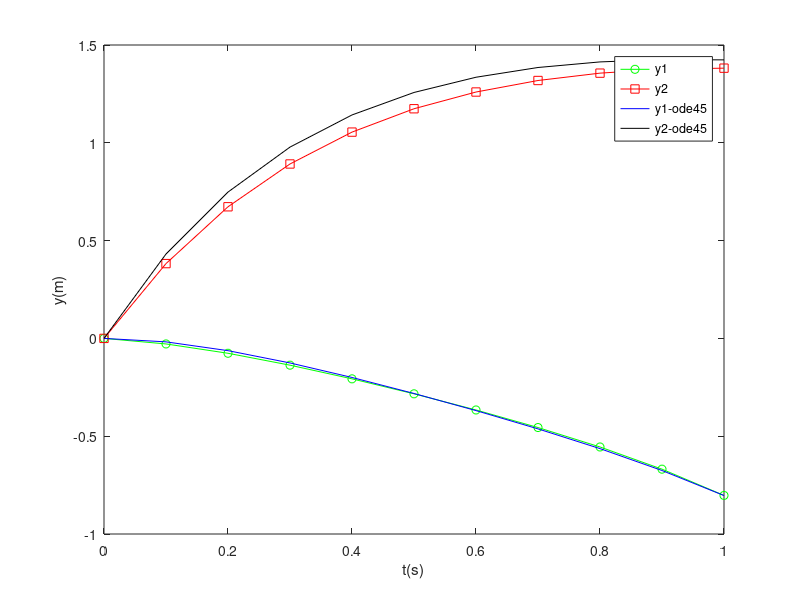

Source code (MATLAB):
function linear_stiff_system
y0=[0; 0];
t=0:0.1:1;
A=@Afunc;
c=@cfunc;
y=linear_backward_euler(t,y0,A,c);
plot(t,y(1,:),'-go',t,y(2,:),'-rs');
hold on;
[t,y] = ode45(@odefunc, t,y0);
plot(t,y(:,1),'-b',t,y(:,2),'-k');
legend('y1','y2','y1-ode45','y2-ode45');
xlabel('t(s)');
ylabel('y(m)');
return

function [y] = linear_backward_euler(t,y0,Afunc,cfunc)
n=length(t);
m=length(y0);
y=zeros(m,n);
y(:,1)=y0;
for i=1:n-1
    dt=t(i+1)-t(i);
    I=eye(m);
    A=feval(Afunc,t(i+1));
    c=feval(cfunc,t(i+1));
    y(:,i+1)=inv(I-dt*A)*(y(:,i)+dt*c); % (I-dt*A)\(y(:,i)+dt*c)
end
return

function [A] = Afunc(t)
A=[t^2, -1
    1 -3];
return

function [c] = cfunc(t)
c = [sin(t)
    5];
return

function [dydt] = odefunc(t,y)
dydt=zeros(2,1);
dydt(1)=y(1)*t^2-y(2)+sin(t);
dydt(2)=y(1)-3*y(2)+5;
return
